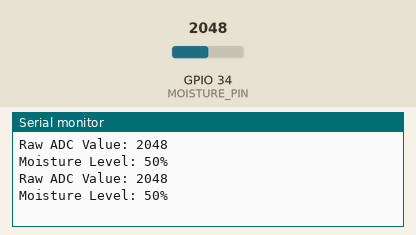
Recording of a sketch running on a simulated ESP32. Shown: the last lines printed to the serial monitor. Inputs (shaded band) come from the test bench; at power-on: GPIO 34 (MOISTURE_PIN) = 2048.

Above: at 1.8 s.
1.9 s: GPIO 34 (MOISTURE_PIN) set to 2866
At 2.8 s:
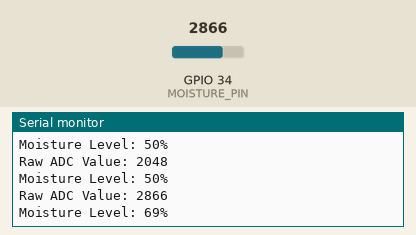
3.4 s: GPIO 34 (MOISTURE_PIN) set to 3603
At 4.8 s:
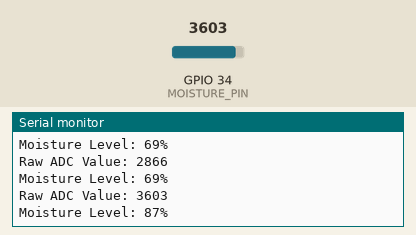
Timing chart, 0 to 6.4 s (numbered marks = the images above; inputs shaded):
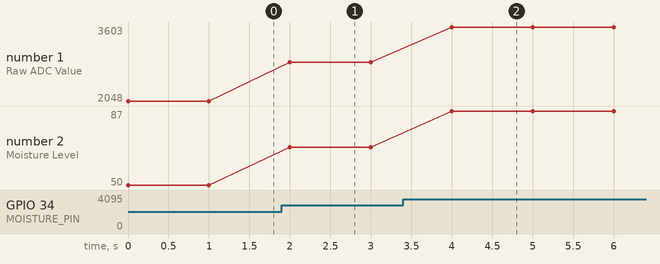

Measured:
- after the input at 1.9 s, the serial monitor: prints a new line after 0.10 s (image 1)
- after the input at 3.4 s, the serial monitor: prints a new line after 0.60 s (image 2)
- plotted number 1: 2048 → 2866 after the input at 1.9 s, 2866 → 3603 after the input at 3.4 s
- plotted number 2: 50 → 69 after the input at 1.9 s, 69 → 87 after the input at 3.4 s

The sketch:

module5_AnalogInput.ino
```cpp
// Define which GPIO pin is connected to the sensor's Analog Out (A0)
// GPIO 34 is a good example of an ADC-capable pin.
#define MOISTURE_PIN 34

void setup() {
  Serial.begin(115200);

  // We don't need pinMode() for analogRead() on ESP32
}

void loop() {
  // 1. Read the ADC-capable pin.
  // This returns a raw value between 0 (dry) and 4095 (wet)
  // (Note: some sensors are inverted)
  int rawValue = analogRead(MOISTURE_PIN);

  Serial.print("Raw ADC Value: ");
  Serial.println(rawValue);

  // 2. (Optional) Convert the raw value to a user-friendly percentage
  // We use the map() function to re-scale the number
  int percentage = map(rawValue, 0, 4095, 0, 100);

  Serial.print("Moisture Level: ");
  Serial.print(percentage);
  Serial.println("%");

  delay(1000);
}
```
